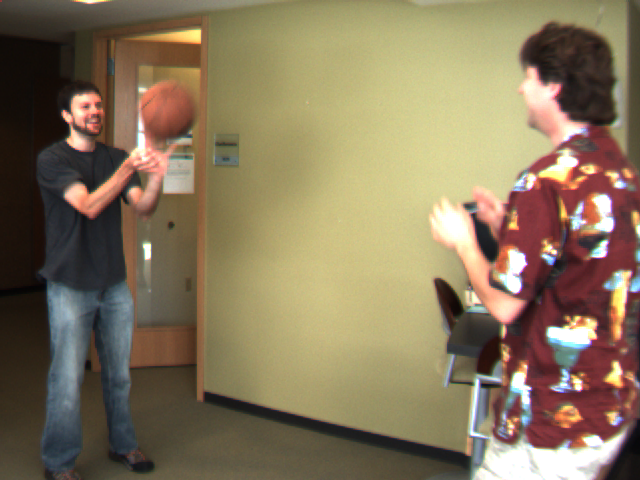
#> input picture project06/frame3.png, 640 x 480 px
$ python difference.py
#> lines starting #> are read from the running program, lines starting #| are printed output that depends on the picture; after the words box and inside, x2 and y2 are one past the last pixel; in counts of white or black regions, pixels touching at a corner belong together
import cv2 as cv
import numpy as np
import matplotlib.pyplot as plt

# ----------------------------
# Load two images
# ----------------------------
img1 = cv.imread("frame3.png")
#> img1 is the input picture: shape (480, 640, 3); mean B, G, R 91.6, 118.8, 134.6
img2 = cv.imread("frame4.png")
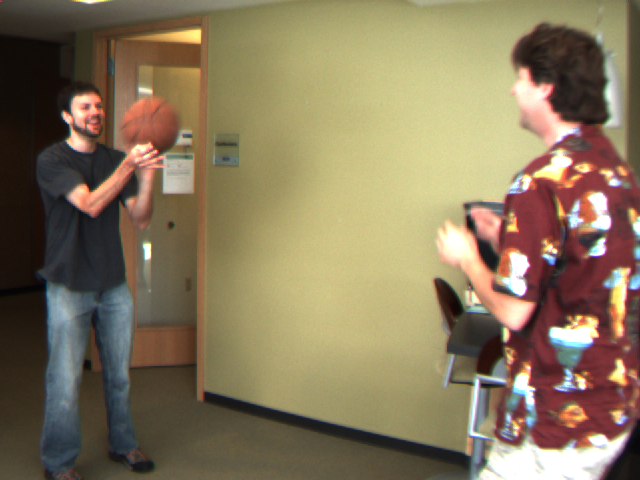
#> input picture project06/frame4.png, 640 x 480 px
#> img2 is the input picture: shape (480, 640, 3); mean B, G, R 91.8, 119.3, 134.9

if img1 is None or img2 is None:
    raise FileNotFoundError("Could not load frame.png or frame2.png")

# Resize if needed
if img1.shape[:2] != img2.shape[:2]:
    img2 = cv.resize(img2, (img1.shape[1], img1.shape[0]))

# ----------------------------
# Preprocess
# ----------------------------
g1 = cv.cvtColor(img1, cv.COLOR_BGR2GRAY)
g2 = cv.cvtColor(img2, cv.COLOR_BGR2GRAY)

g1 = cv.GaussianBlur(g1, (5, 5), 0)
g2 = cv.GaussianBlur(g2, (5, 5), 0)

# CLAHE for illumination variation
clahe = cv.createCLAHE(clipLimit=2.0, tileGridSize=(8, 8))
g1 = clahe.apply(g1)
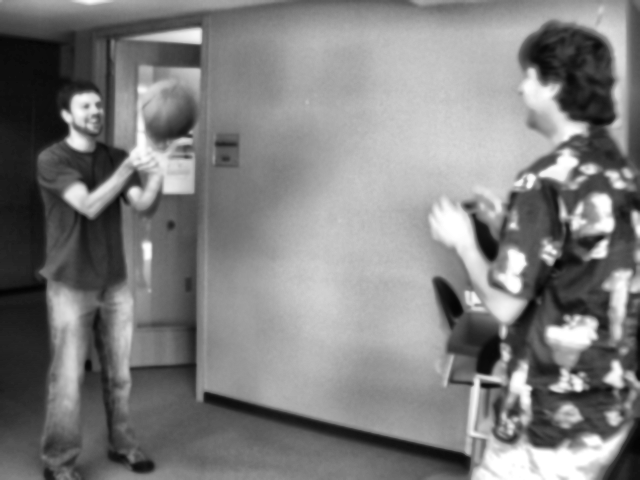
#> g1: shape (480, 640); min 3, max 255, mean 127
g2 = clahe.apply(g2)
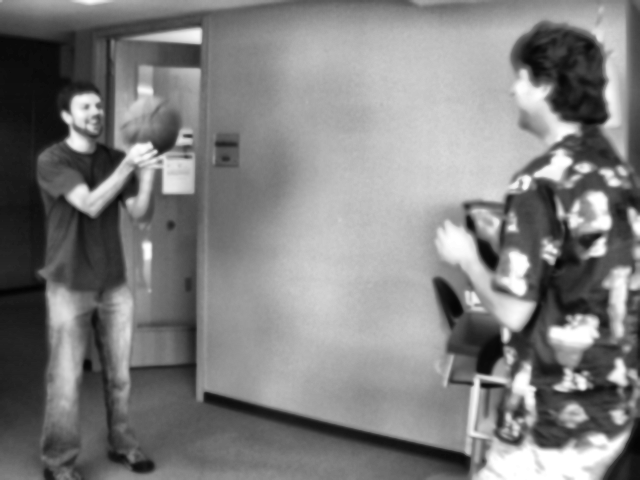
#> g2: shape (480, 640); min 3, max 255, mean 127.4

# ----------------------------
# Differential motion
# ----------------------------
diff = cv.absdiff(g2, g1)
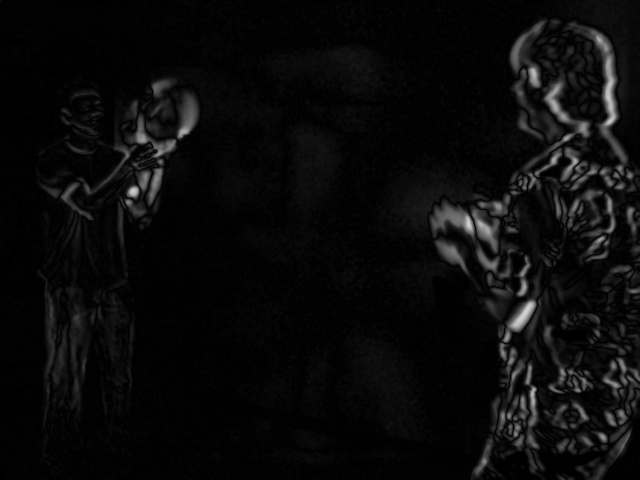
#> diff: shape (480, 640); min 0, max 211, mean 10.3

# ----------------------------
# Robust threshold (MAD)
# ----------------------------
d = diff.astype(np.float32).ravel()
med = np.median(d)
#> med = 3
mad = np.median(np.abs(d - med))
#> mad = 2
sigma = 1.4826 * mad
#> sigma = 2.97

k = 4.0  # 3–6
T = int(np.clip(k * sigma, 10, 80))
#> T = 11

_, mask = cv.threshold(diff, T, 255, cv.THRESH_BINARY)
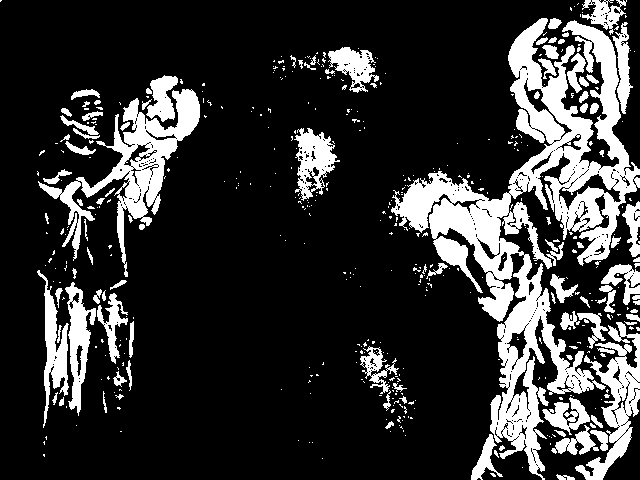
#> mask: shape (480, 640); 19.9% white; 474 white regions (371 under 20 px), largest, box (x1, y1, x2, y2) and area: (391, 18, 640, 480) 30043, (38, 89, 200, 277) 6811, (575, 322, 640, 480) 3564

# Morphological cleanup
kernel_open = cv.getStructuringElement(cv.MORPH_ELLIPSE, (3, 3))
kernel_close = cv.getStructuringElement(cv.MORPH_ELLIPSE, (7, 7))
mask = cv.morphologyEx(mask, cv.MORPH_OPEN, kernel_open)
#> mask: shape (480, 640); 18.9% white; 225 white regions (117 under 20 px), largest, box (x1, y1, x2, y2) and area: (391, 18, 640, 322) 21714, (490, 254, 594, 475) 7532, (39, 89, 200, 263) 6253
mask = cv.morphologyEx(mask, cv.MORPH_CLOSE, kernel_close)
#> mask: shape (480, 640); 23.3% white; 37 white regions (20 under 20 px), largest, box (x1, y1, x2, y2) and area: (389, 0, 640, 480) 50479, (39, 75, 200, 288) 9638, (37, 270, 134, 420) 5552

# ----------------------------
# Overlay motion on image 2
# ----------------------------
overlay = img2.copy()
overlay[mask > 0] = (0, 0, 255)
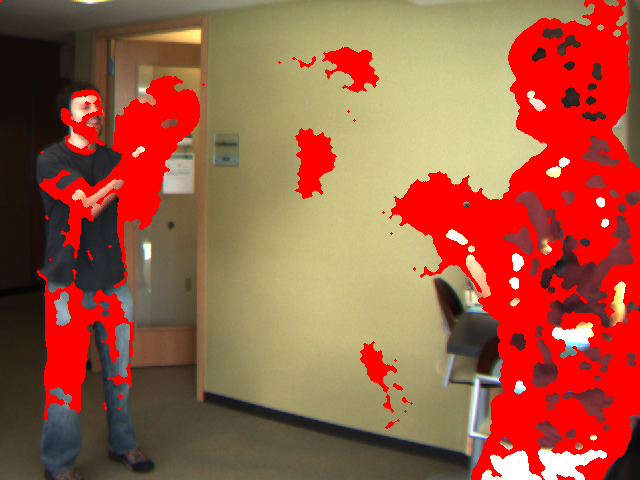
#> overlay: shape (480, 640, 3); mean B, G, R 67.2, 91, 159.4
vis = cv.addWeighted(img2, 0.75, overlay, 0.25, 0)
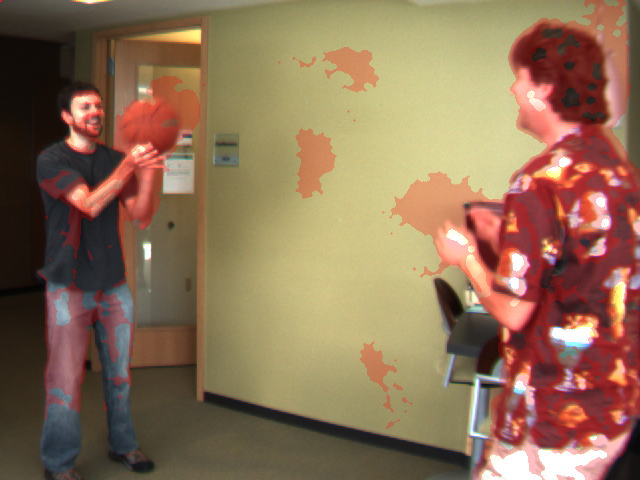
#> vis: shape (480, 640, 3); mean B, G, R 85.7, 112.2, 141

print(f"Robust threshold used: T={T} (sigma≈{sigma:.2f}, k={k})")
#| Robust threshold used: T=11 (sigma≈2.97, k=4.0)

# ----------------------------
# Convert BGR → RGB for matplotlib
# ----------------------------
img1_rgb = cv.cvtColor(img1, cv.COLOR_BGR2RGB)
img2_rgb = cv.cvtColor(img2, cv.COLOR_BGR2RGB)
vis_rgb  = cv.cvtColor(vis,  cv.COLOR_BGR2RGB)

# ----------------------------
# Matplotlib display
# ----------------------------
plt.figure(figsize=(12, 8))

plt.subplot(2, 3, 1)
plt.imshow(img1_rgb)
plt.title("Image 1")
plt.axis("off")

plt.subplot(2, 3, 2)
plt.imshow(img2_rgb)
plt.title("Image 2")
plt.axis("off")

plt.subplot(2, 3, 3)
plt.imshow(vis_rgb)
plt.title("Motion Overlay")
plt.axis("off")

plt.subplot(2, 3, 4)
plt.imshow(diff, cmap="gray")
plt.title("Absolute Difference")
plt.axis("off")

plt.subplot(2, 3, 5)
plt.imshow(mask, cmap="gray")
plt.title("Motion Mask")
plt.axis("off")

plt.tight_layout()
plt.show()
